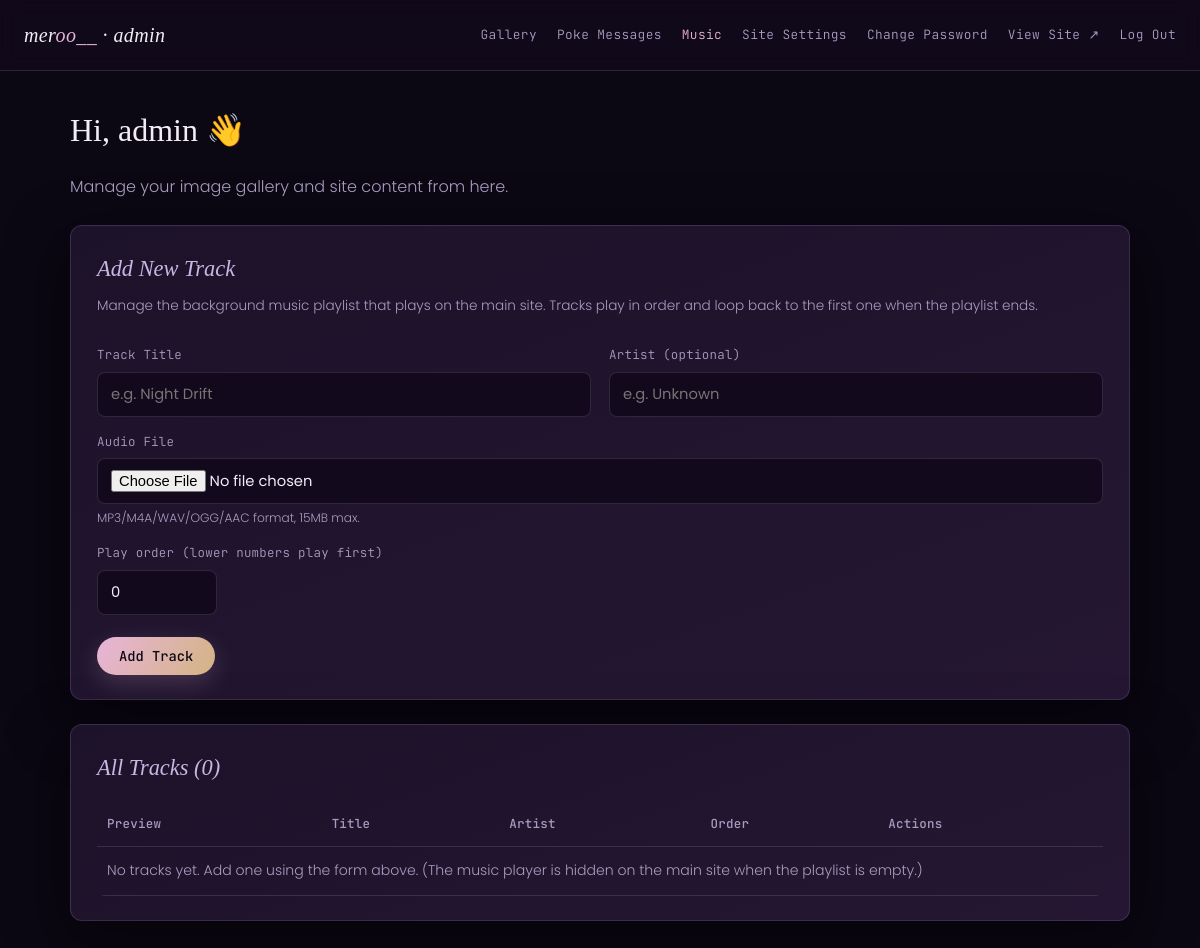
The app's page /panel-meroo/dashboard.php?tab=music (signed in), older data.
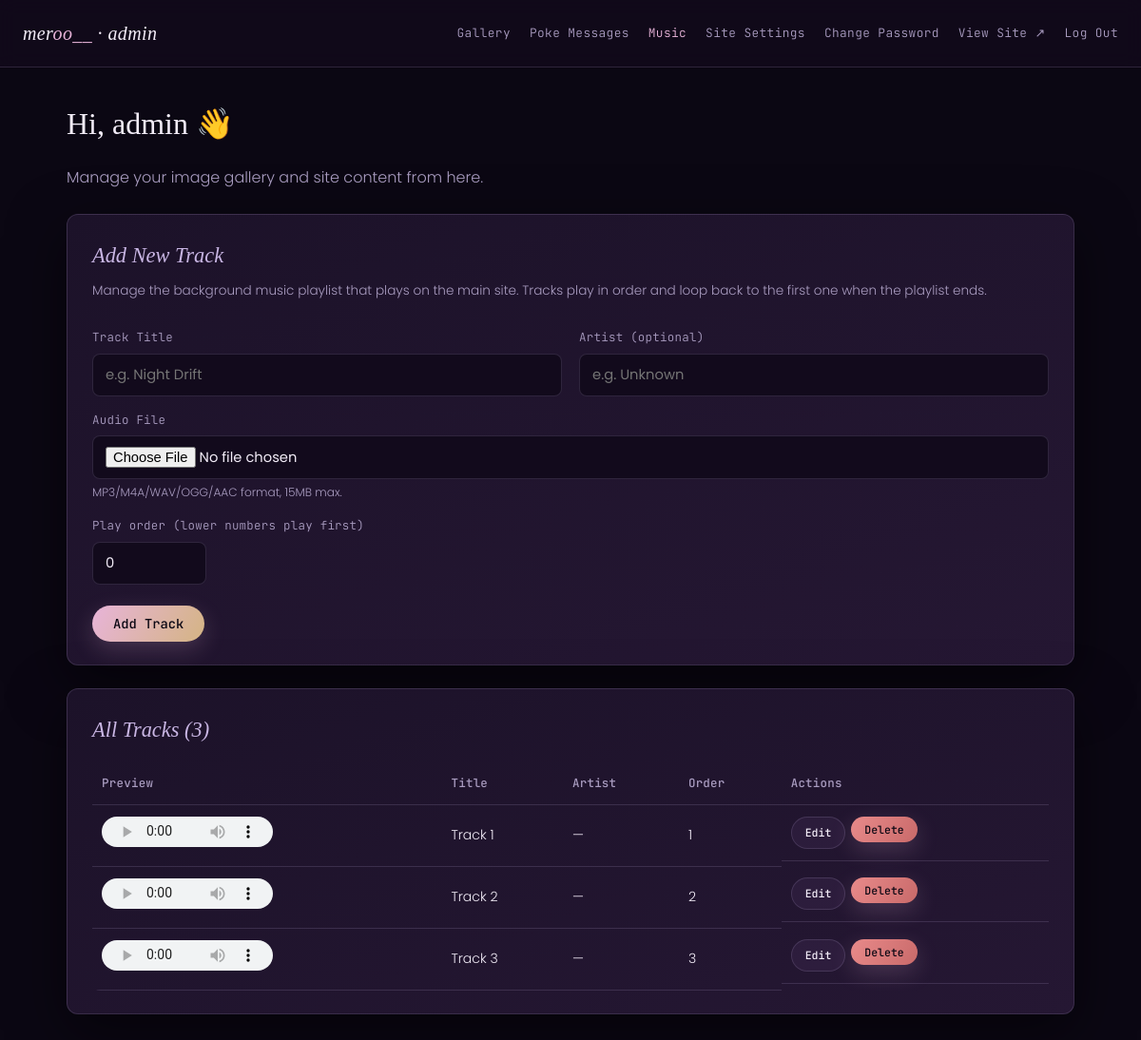
The same page, newer data.
### tables this page shows
CREATE TABLE IF NOT EXISTS `music_tracks` (
  `id` INT UNSIGNED NOT NULL AUTO_INCREMENT,
  `title` VARCHAR(150) NOT NULL,
  `artist` VARCHAR(150) DEFAULT NULL,
  `file_path` VARCHAR(255) NOT NULL,
  `sort_order` INT NOT NULL DEFAULT 0,
  `created_at` TIMESTAMP NOT NULL DEFAULT CURRENT_TIMESTAMP,
  PRIMARY KEY (`id`)
);

### panel-meroo/includes/auth.php (called while the page is built, shortened)
<?php
function e(?string $str): string {
    return htmlspecialchars($str ?? '', ENT_QUOTES, 'UTF-8');
}

### db.php (called while the page is built, shortened)
<?php
function get_settings(PDO $pdo): array {
    $defaults = [
        'hero_eyebrow'     => 'welcome to my little corner',
        'hero_tagline'     => 'Often wandering around Amphoreus and Teyvat, while there is still code left unfinished.',
        'hero_sub'         => "IT enthusiast, beginner otaku, still playing Genshin Impact once in a while (retired from HSR by now). This is my little corner, home to one — plus a bonus one — character who stuck closest to my heart.",
        'hero_bg_image'    => 'assets/castorice-hero.jpg',
        'about_greeting'   => "Hi, I'm meroo__",
        'about_text'       => "My days are split between reading error logs and following game or anime storylines. For some reason I love things that are well put together — clean code architecture or a character design with insane amounts of detail, both keep me hooked.\n\nAnime and games are my escape when I'm worn out. Sometimes it's an all-night marathon, sometimes it's just staring at a Genshin loading screen while thinking about a bug I haven't fixed yet.",
        'about_image'      => 'assets/castorice-chibi.jpg',
        'footer_quote'     => '"Not everything you love has to be loud — it just needs a visit every night after work."',
        'footer_credit'    => 'made with a few moths & a lot of Castorice — meroo__, 2026',
        'social_instagram' => 'https://www.instagram.com/kyuu_tsu?igsh=bGl6a2duOWRrNXFp',
        'social_instagram_handle' => '@kyuu_tsu',
        'social_github'    => 'https://github.com/neechko',
        'social_github_handle' => 'neechko',
        'social_mal'       => 'https://myanimelist.net/profile/meroo__',
        'social_mal_handle' => 'meroo__',
        'social_spotify'   => '',
        'social_spotify_handle' => '',
        'social_steam'     => '',
        'social_steam_handle' => '',
        'social_x'         => '',
        'social_x_handle'  => '',
    ];
    try {
        $rows = $pdo->query('SELECT setting_key, setting_value FROM site_settings')->fetchAll();
        foreach ($rows as $row) {
            $defaults[$row['setting_key']] = $row['setting_value'];
        }
    } catch (Exception $e) {
    }
    return $defaults;
}

### panel-meroo/dashboard.php (the view, shortened to what this page needs)
<?php
require_once __DIR__ . '/includes/auth.php';
$tab = $_GET['tab'] ?? 'gallery';
$editItem = null;
$editMusic = null;
$galleryItems = $pdo->query('SELECT * FROM gallery ORDER BY sort_order ASC, id DESC')->fetchAll();
$featuredCount = $pdo->query('SELECT COUNT(*) c FROM gallery WHERE is_featured = 1')->fetch()['c'];
$musicItems = $pdo->query('SELECT * FROM music_tracks ORDER BY sort_order ASC, id ASC')->fetchAll();
$settings = get_settings($pdo);
?>
<!DOCTYPE html>
<html lang="en">
<head>
</head>
<body>
<div class="topbar">
  <div class="brand">mer<span>oo__</span> · admin</div>
  <nav>
    <a href="dashboard.php?tab=gallery" class="<?= $tab==='gallery'?'active':'' ?>">Gallery</a>
    <a href="dashboard.php?tab=poke" class="<?= $tab==='poke'?'active':'' ?>">Poke Messages</a>
    <a href="dashboard.php?tab=music" class="<?= $tab==='music'?'active':'' ?>">Music</a>
    <a href="dashboard.php?tab=settings" class="<?= $tab==='settings'?'active':'' ?>">Site Settings</a>
    <a href="change-password.php">Change Password</a>
    <a href="../index.php" target="_blank">View Site ↗</a>
    <a href="logout.php">Log Out</a>
  </nav>
</div>
<div class="wrap">
  <h1>Hi, <?= e($_SESSION['admin_username']) ?> 👋</h1>
  <p style="color:var(--ink-dim); margin-bottom:24px;">Manage your image gallery and site content from here.</p>
  <?php if ($tab === 'gallery'): ?>
    <div class="card">
      <h2><?= $editItem ? 'Edit Image' : 'Add New Image' ?></h2>
      <form method="post" action="gallery-save.php" enctype="multipart/form-data">
        <?= csrf_field() ?>
        <?php if ($editItem): ?><input type="hidden" name="id" value="<?= (int)$editItem['id'] ?>"><?php endif; ?>
        <div class="grid2">
          <div>
            <label>Character Name / Title</label>
            <input type="text" name="name" required value="<?= e($editItem['name'] ?? '') ?>" placeholder="e.g. Castorice">
          </div>
          <div>
            <label>Tag / Category (lowercase, no spaces)</label>
            <input type="text" name="tag" required value="<?= e($editItem['tag'] ?? '') ?>" placeholder="e.g. castorice">
          </div>
        </div>
        <label>Image <?= $editItem ? '(leave empty to keep the current image)' : '' ?></label>
        <input type="file" name="image" accept="image/jpeg,image/png,image/gif,image/webp">
        <div class="hint">JPG/PNG/GIF/WEBP format, 5MB max.</div>
        <?php if ($editItem): ?>
          <div style="margin-top:10px;"><img src="../<?= e($editItem['image_path']) ?>" style="width:90px;border-radius:8px;"></div>
        <?php endif; ?>
        <label>Short quote (used in the gacha &amp; gallery)</label>
        <input type="text" name="quote" value="<?= e($editItem['quote'] ?? '') ?>" placeholder="A short line about this image">
        <div class="checkrow">
          <input type="checkbox" id="is_featured" name="is_featured" value="1" <?= !empty($editItem['is_featured']) ? 'checked' : '' ?>>
          <label for="is_featured" style="margin:0;">Show in the "Favorites" section (featured character)</label>
        </div>
        <div class="hint">Currently featured: <?= (int)$featuredCount ?>/10. The first one becomes the big main card, the rest appear as smaller cards next to it.</div>
        <div class="grid2">
          <div>
            <label>Favorite label (for the Favorites section)</label>
            <input type="text" name="featured_subtitle" value="<?= e($editItem['featured_subtitle'] ?? '') ?>" placeholder="e.g. the most beloved">
          </div>
          <div>
            <label>Long description (optional, shown on the main card)</label>
            <textarea name="featured_desc" placeholder="A short story about this character..."><?= e($editItem['featured_desc'] ?? '') ?></textarea>
          </div>
        </div>
        <label>Display order (lower numbers show first)</label>
        <input type="text" name="sort_order" value="<?= e((string)($editItem['sort_order'] ?? 0)) ?>" style="max-width:120px;">
        <div style="margin-top:22px; display:flex; gap:10px;">
          <button class="btn" type="submit"><?= $editItem ? 'Save Changes' : 'Add to Gallery' ?></button>
          <?php if ($editItem): ?><a class="btn secondary" href="dashboard.php?tab=gallery">Cancel</a><?php endif; ?>
        </div>
      </form>
    </div>
    <div class="card">
      <h2>All Images (<?= count($galleryItems) ?>)</h2>
      <div class="table-wrap">
      <table>
        <thead><tr><th>Image</th><th>Name</th><th>Tag</th><th>Featured</th><th>Order</th><th>Actions</th></tr></thead>
        <tbody>
        <?php foreach ($galleryItems as $item): ?>
          <tr>
            <td data-label="Image"><img src="../<?= e($item['image_path']) ?>" alt=""></td>
            <td data-label="Name"><?= e($item['name']) ?></td>
            <td data-label="Tag"><span class="tag-pill">#<?= e($item['tag']) ?></span></td>
            <td data-label="Featured"><?= $item['is_featured'] ? '<span class="star">★ yes</span>' : '—' ?></td>
            <td data-label="Order"><?= (int)$item['sort_order'] ?></td>
            <td data-label="Actions" class="actions">
              <a class="btn small secondary" href="dashboard.php?tab=gallery&edit=<?= (int)$item['id'] ?>">Edit</a>
              <form method="post" action="gallery-delete.php" onsubmit="return confirm('Delete this image?');" style="display:inline;">
                <?= csrf_field() ?>
                <input type="hidden" name="id" value="<?= (int)$item['id'] ?>">
                <button class="btn small danger" type="submit">Delete</button>
              </form>
            </td>
          </tr>
        <?php endforeach; ?>
        <?php if (!$galleryItems): ?>
          <tr><td colspan="6" style="color:var(--ink-dim);">No images yet. Add one using the form above.</td></tr>
        <?php endif; ?>
        </tbody>
      </table>
      </div>
    </div>
  <?php elseif ($tab === 'music'): ?>
    <div class="card">
      <h2><?= $editMusic ? 'Edit Track' : 'Add New Track' ?></h2>
      <p style="color:var(--ink-dim); font-size:0.85rem; margin-top:-8px;">
        Manage the background music playlist that plays on the main site. Tracks play in order
        and loop back to the first one when the playlist ends.
      </p>
      <form method="post" action="music-save.php" enctype="multipart/form-data">
        <div class="grid2">
          <div>
            <label>Track Title</label>
            <input type="text" name="title" required value="<?= e($editMusic['title'] ?? '') ?>" placeholder="e.g. Night Drift">
          </div>
          <div>
            <label>Artist (optional)</label>
            <input type="text" name="artist" value="<?= e($editMusic['artist'] ?? '') ?>" placeholder="e.g. Unknown">
          </div>
        </div>
        <label>Audio File <?= $editMusic ? '(leave empty to keep the current file)' : '' ?></label>
        <input type="file" name="audio" accept="audio/mpeg,audio/mp4,.mp3,.m4a,.wav,.ogg,.aac">
        <div class="hint">MP3/M4A/WAV/OGG/AAC format, 15MB max.</div>
        <label>Play order (lower numbers play first)</label>
        <input type="text" name="sort_order" value="<?= e((string)($editMusic['sort_order'] ?? 0)) ?>" style="max-width:120px;">
        <div style="margin-top:22px; display:flex; gap:10px;">
          <button class="btn" type="submit"><?= $editMusic ? 'Save Changes' : 'Add Track' ?></button>
        </div>
      </form>
    </div>
    <div class="card">
      <h2>All Tracks (<?= count($musicItems) ?>)</h2>
      <div class="table-wrap">
      <table>
        <thead><tr><th>Preview</th><th>Title</th><th>Artist</th><th>Order</th><th>Actions</th></tr></thead>
        <tbody>
        <?php foreach ($musicItems as $m): ?>
          <tr>
            <td data-label="Preview"><audio controls src="../<?= e($m['file_path']) ?>" style="width:180px; height:32px;"></audio></td>
            <td data-label="Title"><?= e($m['title']) ?></td>
            <td data-label="Artist"><?= e($m['artist'] ?: '—') ?></td>
            <td data-label="Order"><?= (int)$m['sort_order'] ?></td>
            <td data-label="Actions" class="actions">
              <a class="btn small secondary" href="dashboard.php?tab=music&edit_music=<?= (int)$m['id'] ?>">Edit</a>
              <form method="post" action="music-delete.php" onsubmit="return confirm('Delete this track?');" style="display:inline;">
                <button class="btn small danger" type="submit">Delete</button>
              </form>
            </td>
          </tr>
        <?php endforeach; ?>
        <?php if (!$musicItems): ?>
          <tr><td colspan="5" style="color:var(--ink-dim);">No tracks yet. Add one using the form above. (The music player is hidden on the main site when the playlist is empty.)</td></tr>
        <?php endif; ?>
        </tbody>
      </table>
      </div>
    </div>
  <?php endif; ?>
</div>
</body>
</html>

### panel-meroo/includes/admin-style.php (style rules this page uses)
:root { --void:#0b0713; --void-2:#120a1c; --plum:#1c1229; --plum-2:#251733; --lavender:#c9b6e4; --orchid:#a879c9; --moth-pink:#e8b4d9; --gold:#d4b483; --ink:#f2ecf7; --ink-dim:#a99cc0; --line:rgba(201,182,228,0.16); --danger:#e88a8a; --ok:#8ae8b0; --shadow:0 20px 60px rgba(0,0,0,0.5); }
* { box-sizing:border-box; }
body { background:var(--void); color:var(--ink); font-family:'Poppins', sans-serif; font-weight:300; margin:0; line-height:1.7; }
a { color:var(--moth-pink); }
.wrap { max-width:1100px; margin:0 auto; padding:32px 20px 80px; position:relative; z-index:2; }
.topbar { display:flex; align-items:center; justify-content:space-between; padding:18px 24px; background:rgba(18,10,28,0.85); backdrop-filter:blur(10px); border-bottom:1px solid var(--line); position:sticky; top:0; z-index:10; }
.brand { font-family:'Cormorant Garamond', serif; font-style:italic; font-size:1.25rem; letter-spacing:0.02em; font-weight:500; }
.brand span { color:var(--moth-pink); }
.topbar nav { display:flex; align-items:center; gap:20px; overflow-x:auto; overflow-y:hidden; scrollbar-width:none; -ms-overflow-style:none; -webkit-overflow-scrolling:touch; }
.topbar nav a { margin-left:0; flex:0 0 auto; font-family:'JetBrains Mono', monospace; font-size:0.8rem; letter-spacing:0.03em; text-decoration:none; color:var(--ink-dim); transition:color 0.3s; white-space:nowrap; }
.topbar nav a:hover, .topbar nav a.active { color:var(--moth-pink); }
h1 { font-family:'Cormorant Garamond', serif; font-weight:500; font-size:2rem; margin:0 0 6px; color:var(--ink); }
h2 { font-family:'Cormorant Garamond', serif; font-weight:500; font-style:italic; font-size:1.4rem; margin:0 0 14px; color:var(--lavender); }
.card { background:linear-gradient(160deg, var(--plum), var(--plum-2)); border:1px solid var(--line); border-radius:12px; padding:24px 26px; margin-bottom:24px; box-shadow:var(--shadow); }
.grid2 { display:grid; grid-template-columns:1fr 1fr; gap:18px; }
label { display:block; font-family:'JetBrains Mono', monospace; font-size:0.78rem; letter-spacing:0.02em; color:var(--ink-dim); margin:14px 0 6px; }
input[type=text], input[type=password], input[type=url], input[type=file], textarea, select { width:100%; padding:11px 13px; background:var(--void-2); border:1px solid var(--line); border-radius:8px; color:var(--ink); font-size:0.92rem; font-family:'Poppins', sans-serif; transition:border-color 0.3s; }
.btn { display:inline-block; padding:10px 22px; border-radius:100px; border:none; background:linear-gradient(120deg, var(--moth-pink), var(--gold)); color:var(--void); font-family:'JetBrains Mono', monospace; font-weight:500; cursor:pointer; font-size:0.86rem; text-decoration:none; box-shadow:0 8px 24px rgba(232,180,217,0.2); transition:transform 0.25s ease, box-shadow 0.25s ease, filter 0.25s; }
.btn.secondary { background:rgba(168,121,201,0.08); color:var(--ink); border:1px solid var(--line); box-shadow:none; }
.btn.danger { background:linear-gradient(120deg, var(--danger), #c96a6a); color:var(--void); }
.btn.small { padding:6px 14px; font-size:0.72rem; }
.table-wrap { width:100%; overflow-x:auto; -webkit-overflow-scrolling:touch; border-radius:8px; }
table { width:100%; border-collapse:collapse; font-size:0.88rem; min-width:560px; }
th, td { text-align:left; padding:12px 10px; border-bottom:1px solid var(--line); vertical-align:middle; }
th { font-family:'JetBrains Mono', monospace; color:var(--ink-dim); font-weight:500; font-size:0.78rem; letter-spacing:0.02em; white-space:nowrap; }
.actions { display:flex; gap:6px; flex-wrap:wrap; }
.hint { font-size:0.76rem; color:var(--ink-dim); margin-top:4px; }

Row changes from the older to the newer data that the page shows:
added music_tracks: title "Track 1", artist "—", sort_order "1"
added music_tracks: title "Track 2", artist "—", sort_order "2"
added music_tracks: title "Track 3", artist "—", sort_order "3"
Text that changed along with them:
count($musicItems): "0" → "3"
text no longer shown: "No tracks yet. Add one using the form above. (The music player is hidden on the main site when the playlist is empty.)"
